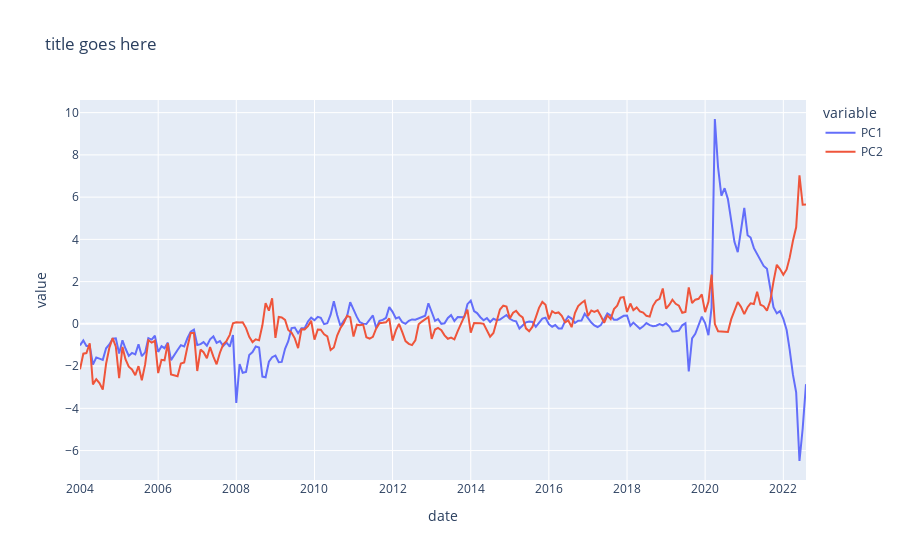

The notebook cell saved with this chart:
### Code cell
fig = px.line(df_panel, x="date", y=["PC1","PC2"], title='title goes here')
fig.show()

### Figure 1 — Plotly figure (JSON) as saved in the notebook; plotly's stock layout.template omitted (floating-point values rounded to 4 significant figures; data arrays with more than 128 entries replaced by an {"elided": "..."} marker saying what was removed)
{"data": [{"hovertemplate": "variable=PC1<br>date=%{x}<br>value=%{y}<extra></extra>", "legendgroup": "PC1", "line": {"color": "#636efa", "dash": "solid"}, "marker": {"symbol": "circle"}, "mode": "lines", "name": "PC1", "orientation": "v", "showlegend": true, "type": "scatter", "x": {"elided": "224 str values"}, "xaxis": "x", "y": {"elided": "224 float values"}, "yaxis": "y"}, {"hovertemplate": "variable=PC2<br>date=%{x}<br>value=%{y}<extra></extra>", "legendgroup": "PC2", "line": {"color": "#EF553B", "dash": "solid"}, "marker": {"symbol": "circle"}, "mode": "lines", "name": "PC2", "orientation": "v", "showlegend": true, "type": "scatter", "x": {"elided": "224 str values"}, "xaxis": "x", "y": {"elided": "224 float values"}, "yaxis": "y"}], "layout": {"legend": {"title": {"text": "variable"}, "tracegroupgap": 0}, "title": {"text": "title goes here"}, "xaxis": {"anchor": "y", "domain": [0, 1], "title": {"text": "date"}}, "yaxis": {"anchor": "x", "domain": [0, 1], "title": {"text": "value"}}}}
